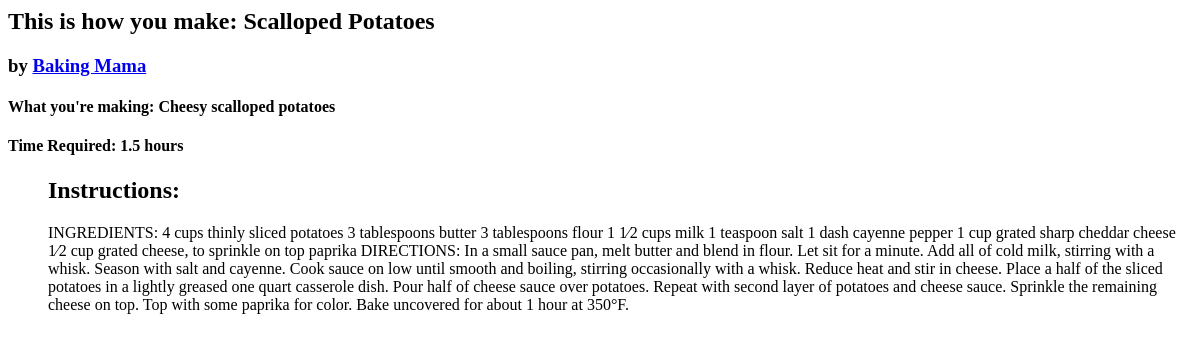
The app's page /recipe/2/, older data.
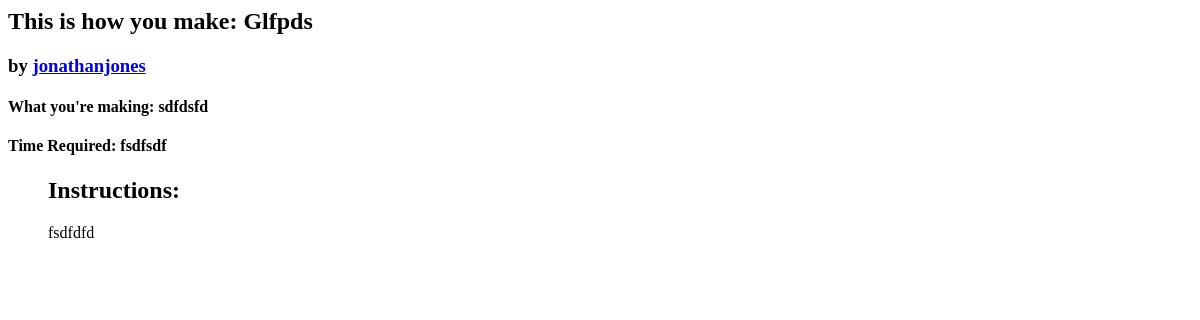
The same page, newer data.
### recipes/models.py (models this page shows, shortened)
class Recipe(models.Model):
    title = models.CharField(max_length=30)
    author = models.ForeignKey(Author, on_delete=models.CASCADE)
    description = models.TextField()
    time_required = models.CharField(max_length=50)
    instructions = models.TextField()
    favorited_by = models.ManyToManyField(
        Author,
        symmetrical=False,
        blank=True,
        related_name='favorites'
    )

class Author(models.Model):
    name = models.CharField(max_length=50)
    bio = models.TextField()
    user = models.OneToOneField(User, on_delete=models.CASCADE, null=True, blank=True)

### recipes/views.py (the view)
# urls.py: path('recipe/<int:recipe_id>/', views.recipe_detail, name='recipe_detail'),
def recipe_detail(request, recipe_id):
    recipes = Recipe.objects.get(id=recipe_id)
    return render(request, 'recipe_detail.html', {'recipes': recipes})

### recipes/templates/recipe_detail.html (shortened to what this page needs)
<h2>This is how you make: {{recipes.title}}</h2>
<h3>by <a href="/author/{{ recipes.author.id }}" >{{ recipes.author.name }}</a>  </h3>
<h4>What you're making: {{ recipes.description }}</h4>
<h4>Time Required: {{ recipes.time_required }}</h4>
<ul>
        <h2>Instructions:</h2>
        <p> {{ recipes.instructions }}
</ul>

Row changes from the older to the newer data that the page shows:
changed Recipe: title "Scalloped Potatoes" → "Glfpds"; author.name "Baking Mama" → "jonathanjones"; description "Cheesy scalloped potatoes" → "sdfdsfd"; time_required "1.5 hours" → "fsdfsdf"; instructions "INGREDIENTS: 4 cups thinly sliced potatoes 3 tablespoons butter 3 tablespoons flour 1 1⁄2 cups milk 1 teaspoon salt 1 dash cayenne pepper 1 cup grated sharp cheddar cheese 1⁄2 cup grated cheese, to sprinkle on top paprika DIRECTIONS: In a small sauce pan, melt butter and blend in flour. Let sit for a minute. Add all of cold milk, stirring with a whisk. Season with salt and cayenne. Cook sauce on low until smooth and boiling, stirring occasionally with a whisk. Reduce heat and stir in cheese. Place a half of the sliced potatoes in a lightly greased one quart casserole dish. Pour half of cheese sauce over potatoes. Repeat with second layer of potatoes and cheese sauce. Sprinkle the remaining…" → "fsdfdfd"
